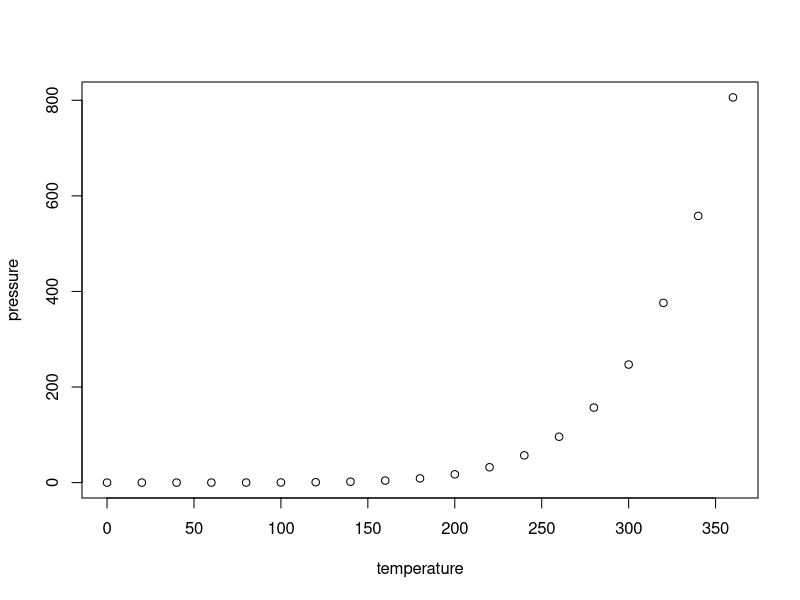
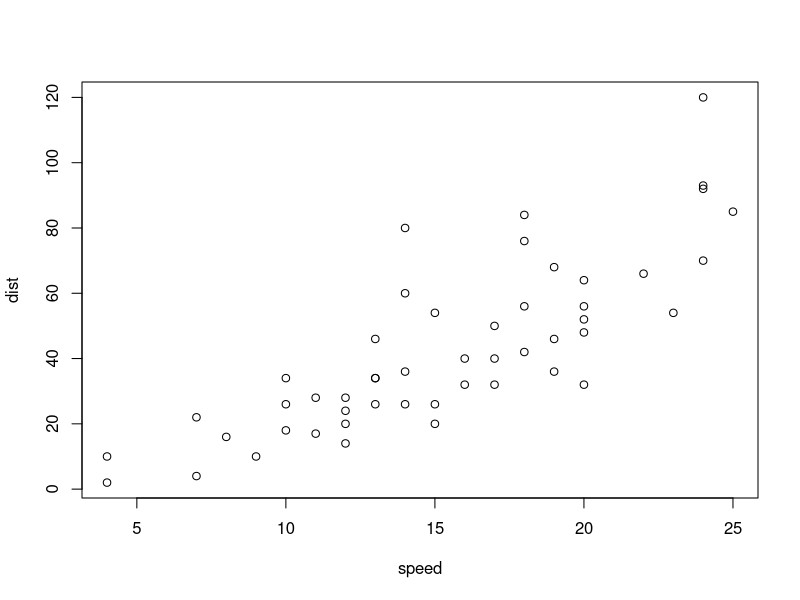
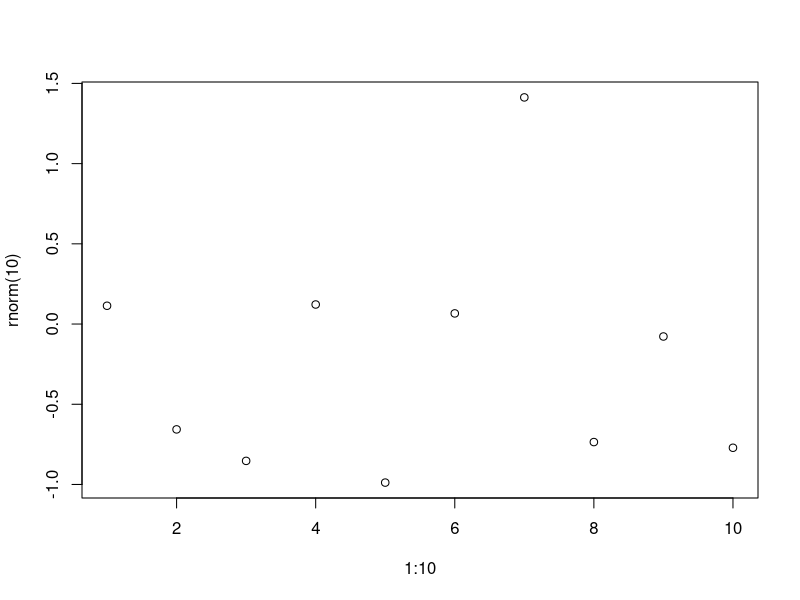
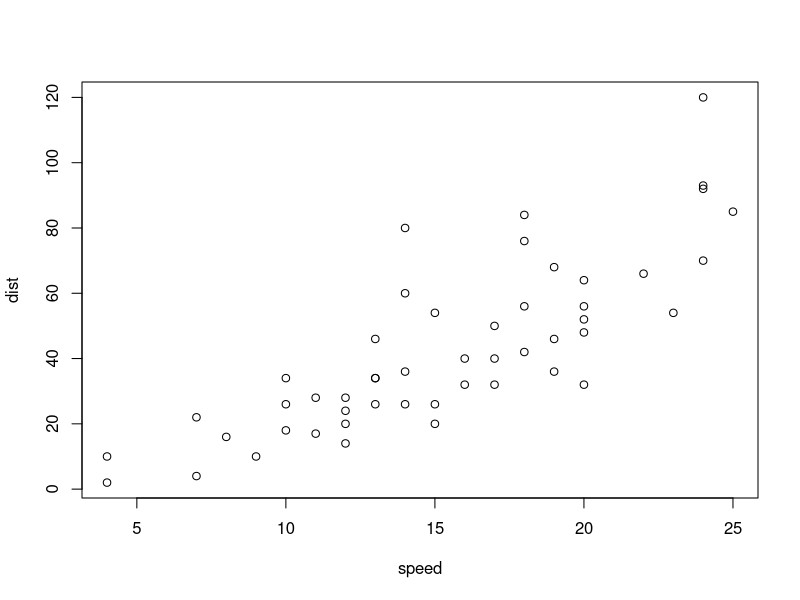
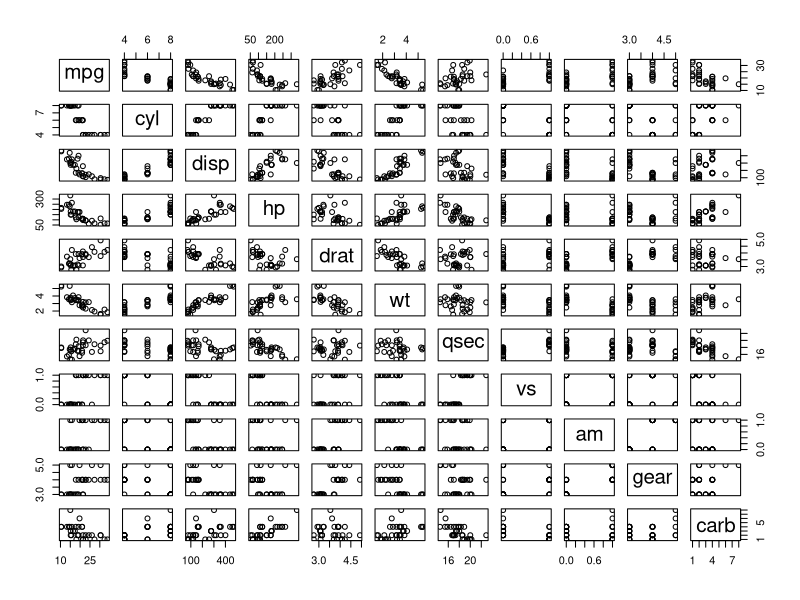
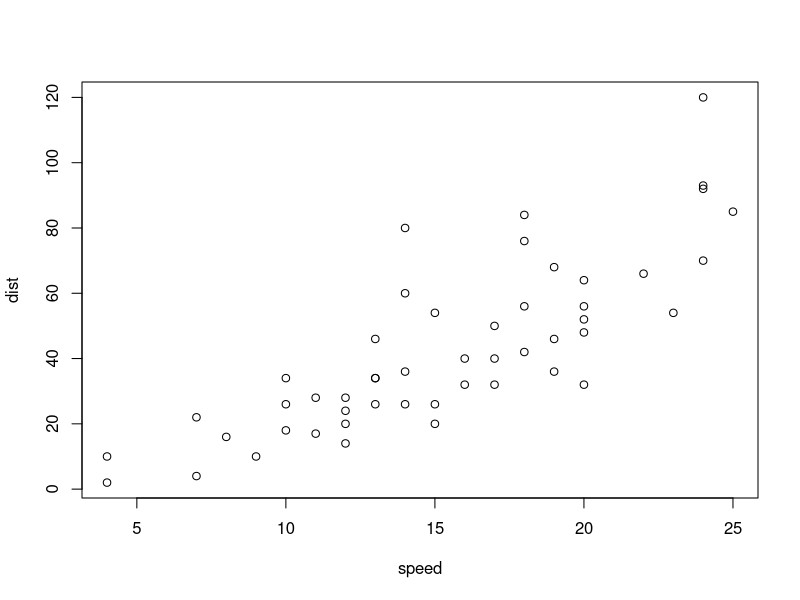
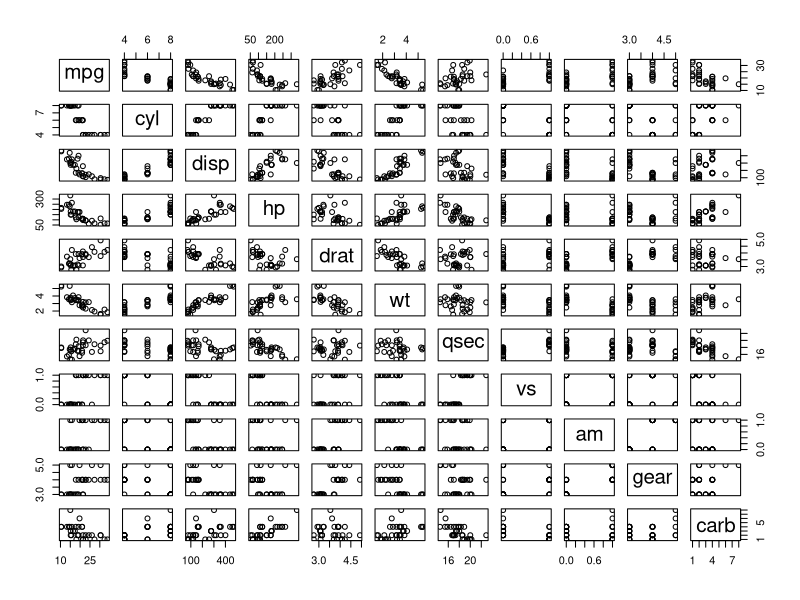
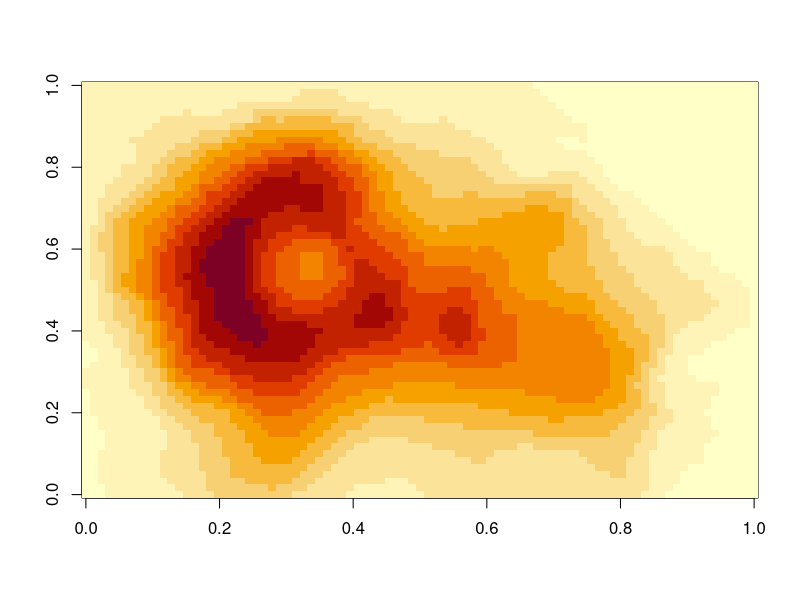

R code for these plots, in order:
## ---- chunk 1
#| panzoom: true
#| label: fig-r-sub
#| layout-ncol: 2
#| fig-alt:
#|   - "Scatter plot of vapor pressure rising steeply with temperature"
#|   - "Scatter plot of stopping distance against speed for 50 cars"
#| fig-cap: >-
#|   Vapor pressure of mercury, and stopping distances of cars.
#| fig-subcap: ["Pressure", "Cars"]

plot(pressure)
plot(cars)
## ---- chunk 2
#| panzoom:
#|   group: r-graph
#|   description: Ten random points.
#| fig-alt: "Scatter plot of ten random points"
#| fig-cap: >-
#|   Ten random points against their index.

plot(1:10, rnorm(10))
## ---- chunk 3
#| lightbox:
#|   group: r-graph
#|   description: Stopping distance against speed.
#| fig-alt: "Scatter plot of stopping distance against speed for 50 cars"
#| fig-cap: "Stopping distance against speed for 50 cars."

plot(cars)
## ---- chunk 4
#| panzoom:
#|   group: cars
#|   description:
#|     - The mtcars data, each variable against every other.
#|     - Stopping distance against speed.
#| fig-alt:
#|   - >-
#|     Scatterplot matrix of the mtcars data, each variable plotted against
#|     every other
#|   - "Scatter plot of stopping distance against speed for 50 cars"
#| fig-cap:
#|   - "The mtcars data, each variable plotted against every other."
#|   - "Stopping distance against speed for 50 cars."

plot(mtcars)
plot(cars)
## ---- chunk 5
#| lightbox: false
#| fig-alt: >-
#|   Scatterplot matrix of the mtcars data, each variable plotted against every
#|   other
#| fig-cap: "The mtcars data, each variable plotted against every other."

plot(mtcars)
## ---- chunk 6
#| label: fig-plain
#| fig-alt: >-
#|   Heat map of the Maunga Whau volcano's heights, in yellow, orange, and red
#| fig-cap: >-
#|   Heights of Maunga Whau (Mount Eden), from pale yellow (low) to dark red
#|   (high).

image(z = volcano)
